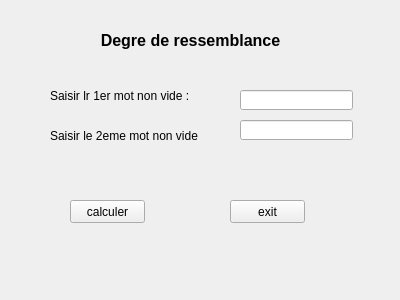
<?xml version="1.0" encoding="UTF-8"?>
<ui version="4.0">
 <class>Form</class>
 <widget class="QWidget" name="Form">
  <property name="geometry">
   <rect>
    <x>0</x>
    <y>0</y>
    <width>400</width>
    <height>300</height>
   </rect>
  </property>
  <property name="windowTitle">
   <string>Form</string>
  </property>
  <widget class="QPushButton" name="EXIT">
   <property name="geometry">
    <rect>
     <x>230</x>
     <y>200</y>
     <width>75</width>
     <height>23</height>
    </rect>
   </property>
   <property name="text">
    <string>exit</string>
   </property>
  </widget>
  <widget class="QPushButton" name="calc">
   <property name="geometry">
    <rect>
     <x>70</x>
     <y>200</y>
     <width>75</width>
     <height>23</height>
    </rect>
   </property>
   <property name="text">
    <string>calculer</string>
   </property>
  </widget>
  <widget class="QLabel" name="label">
   <property name="geometry">
    <rect>
     <x>80</x>
     <y>20</y>
     <width>221</width>
     <height>41</height>
    </rect>
   </property>
   <property name="text">
    <string>&lt;html&gt;&lt;head/&gt;&lt;body&gt;&lt;p&gt;&lt;span style=&quot; font-size:12pt; font-weight:600;&quot;&gt;Degre de ressemblance&lt;/span&gt;&lt;/p&gt;&lt;/body&gt;&lt;/html&gt;</string>
   </property>
   <property name="scaledContents">
    <bool>false</bool>
   </property>
   <property name="alignment">
    <set>Qt::AlignCenter</set>
   </property>
  </widget>
  <widget class="QLabel" name="label_2">
   <property name="geometry">
    <rect>
     <x>50</x>
     <y>80</y>
     <width>151</width>
     <height>31</height>
    </rect>
   </property>
   <property name="text">
    <string>Saisir lr 1er mot non vide :</string>
   </property>
  </widget>
  <widget class="QLabel" name="label_3">
   <property name="geometry">
    <rect>
     <x>50</x>
     <y>120</y>
     <width>151</width>
     <height>31</height>
    </rect>
   </property>
   <property name="text">
    <string>Saisir le 2eme mot non vide :</string>
   </property>
  </widget>
  <widget class="QLabel" name="RES">
   <property name="geometry">
    <rect>
     <x>70</x>
     <y>240</y>
     <width>261</width>
     <height>41</height>
    </rect>
   </property>
   <property name="text">
    <string/>
   </property>
  </widget>
  <widget class="QLineEdit" name="l1">
   <property name="geometry">
    <rect>
     <x>240</x>
     <y>90</y>
     <width>113</width>
     <height>20</height>
    </rect>
   </property>
  </widget>
  <widget class="QLineEdit" name="l2">
   <property name="geometry">
    <rect>
     <x>240</x>
     <y>120</y>
     <width>113</width>
     <height>20</height>
    </rect>
   </property>
  </widget>
 </widget>
 <resources/>
 <connections/>
</ui>
